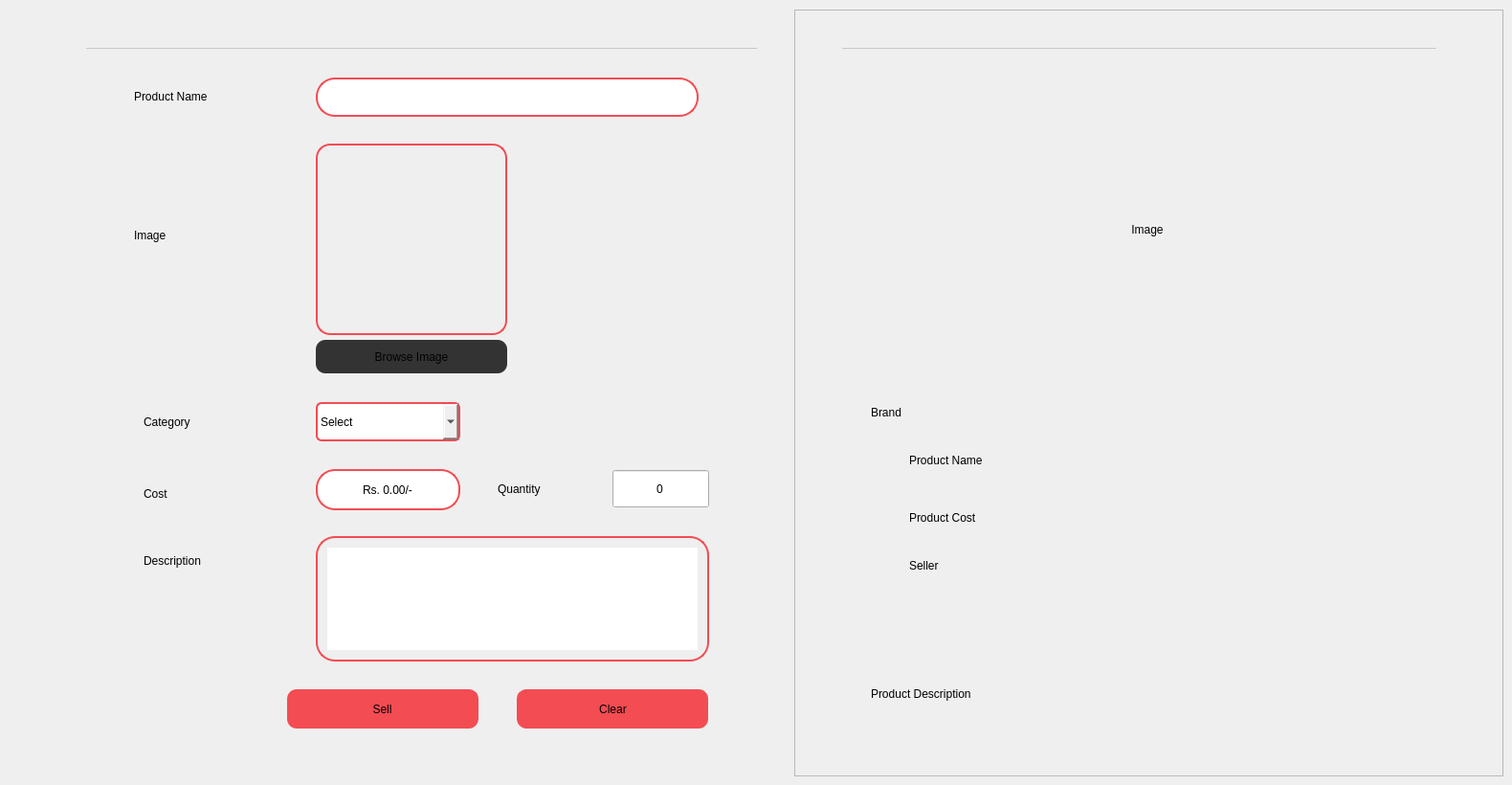
     <widget class="QWidget" name="Sell">
      <widget class="QFrame" name="frm_Add">
       <property name="geometry">
        <rect>
         <x>90</x>
         <y>50</y>
         <width>701</width>
         <height>761</height>
        </rect>
       </property>
       <property name="styleSheet">
        <string notr="true">#frm_Add {
	border-top: 1px solid rgb(200, 200, 200);
}</string>
       </property>
       <property name="frameShape">
        <enum>QFrame::StyledPanel</enum>
       </property>
       <property name="frameShadow">
        <enum>QFrame::Raised</enum>
       </property>
       <widget class="QPushButton" name="btn_BrowseImage">
        <property name="geometry">
         <rect>
          <x>240</x>
          <y>305</y>
          <width>200</width>
          <height>35</height>
         </rect>
        </property>
        <property name="cursor">
         <cursorShape>PointingHandCursor</cursorShape>
        </property>
        <property name="styleSheet">
         <string notr="true">#btn_BrowseImage {
	background: rgb(51, 51, 51);
	border-radius: 10px
}

#btn_BrowseImage:hover {
	background: rgb(0, 0, 0);
}</string>
        </property>
        <property name="text">
         <string>Browse Image</string>
        </property>
       </widget>
       <widget class="QLabel" name="lbl_SellDescrption">
        <property name="geometry">
         <rect>
          <x>60</x>
          <y>520</y>
          <width>100</width>
          <height>31</height>
         </rect>
        </property>
        <property name="toolTip">
         <string>Add an Image to Accentuate your product</string>
        </property>
        <property name="styleSheet">
         <string notr="true">border: none;</string>
        </property>
        <property name="text">
         <string>Description</string>
        </property>
       </widget>
       <widget class="QPushButton" name="btn_AddClear">
        <property name="geometry">
         <rect>
          <x>450</x>
          <y>670</y>
          <width>200</width>
          <height>41</height>
         </rect>
        </property>
        <property name="cursor">
         <cursorShape>PointingHandCursor</cursorShape>
        </property>
        <property name="styleSheet">
         <string notr="true">#btn_AddClear {
	border-left: 1px solid rgb(243, 76, 83);
	border-radius: 10px;
	background: rgb(243, 76, 83);
}

#btn_AddClear:hover {
	background: rgb(255, 50, 60) 
}</string>
        </property>
        <property name="text">
         <string>Clear</string>
        </property>
       </widget>
       <widget class="QTextEdit" name="txt_ProductDescription">
        <property name="geometry">
         <rect>
          <x>240</x>
          <y>510</y>
          <width>411</width>
          <height>131</height>
         </rect>
        </property>
        <property name="cursor" stdset="0">
         <cursorShape>IBeamCursor</cursorShape>
        </property>
        <property name="focusPolicy">
         <enum>Qt::ClickFocus</enum>
        </property>
        <property name="styleSheet">
         <string notr="true">border: 2px solid rgb(243, 76, 83);
border-radius: 20px;
padding: 10px;
</string>
        </property>
       </widget>
       <widget class="QLabel" name="lbl_SellProductImage">
        <property name="geometry">
         <rect>
          <x>240</x>
          <y>100</y>
          <width>200</width>
          <height>200</height>
         </rect>
        </property>
        <property name="cursor">
         <cursorShape>IBeamCursor</cursorShape>
        </property>
        <property name="focusPolicy">
         <enum>Qt::TabFocus</enum>
        </property>
        <property name="styleSheet">
         <string notr="true">border: 2px solid rgb(243, 76, 83);
border-radius: 15px;</string>
        </property>
        <property name="text">
         <string/>
        </property>
       </widget>
       <widget class="QLineEdit" name="txt_ProductName">
        <property name="geometry">
         <rect>
          <x>240</x>
          <y>31</y>
          <width>400</width>
          <height>41</height>
         </rect>
        </property>
        <property name="styleSheet">
         <string notr="true">border: 2px solid rgb(243, 76, 83);
border-radius: 20px;
padding-left: 10px;
padding-right: 10px;</string>
        </property>
       </widget>
       <widget class="QLabel" name="lbl_SellProductName">
        <property name="geometry">
         <rect>
          <x>50</x>
          <y>30</y>
          <width>171</width>
          <height>41</height>
         </rect>
        </property>
        <property name="text">
         <string>Product Name</string>
        </property>
       </widget>
       <widget class="QPushButton" name="btn_Sell">
        <property name="geometry">
         <rect>
          <x>210</x>
          <y>670</y>
          <width>200</width>
          <height>41</height>
         </rect>
        </property>
        <property name="cursor">
         <cursorShape>PointingHandCursor</cursorShape>
        </property>
        <property name="styleSheet">
         <string notr="true">#btn_Sell {
	border-right: 1px solid rgb(243, 76, 83);
	border-radius: 10px;
	background: rgb(243, 76, 83);
}

#btn_Sell:hover {
	background: rgb(255, 50, 60);
}</string>
        </property>
        <property name="text">
         <string>Sell</string>
        </property>
       </widget>
       <widget class="QLabel" name="lbl_SellImage">
        <property name="geometry">
         <rect>
          <x>50</x>
          <y>180</y>
          <width>100</width>
          <height>31</height>
         </rect>
        </property>
        <property name="toolTip">
         <string>Add an Image to Accentuate your product</string>
        </property>
        <property name="styleSheet">
         <string notr="true">border: none;</string>
        </property>
        <property name="text">
         <string>Image</string>
        </property>
       </widget>
       <widget class="QComboBox" name="cmbx_Category">
        <property name="geometry">
         <rect>
          <x>240</x>
          <y>370</y>
          <width>151</width>
          <height>41</height>
         </rect>
        </property>
        <property name="styleSheet">
         <string notr="true">border: 2px solid rgb(243, 76, 83);
border-radius: 6px;</string>
        </property>
        <item>
         <property name="text">
          <string>Select</string>
         </property>
        </item>
       </widget>
       <widget class="QLabel" name="lbl_Category">
        <property name="geometry">
         <rect>
          <x>60</x>
          <y>370</y>
          <width>141</width>
          <height>41</height>
         </rect>
        </property>
        <property name="text">
         <string>Category</string>
        </property>
       </widget>
       <widget class="QSpinBox" name="spinBox">
        <property name="geometry">
         <rect>
          <x>550</x>
          <y>440</y>
          <width>101</width>
          <height>41</height>
         </rect>
        </property>
        <property name="alignment">
         <set>Qt::AlignCenter</set>
        </property>
        <property name="buttonSymbols">
         <enum>QAbstractSpinBox::NoButtons</enum>
        </property>
        <property name="suffix">
         <string/>
        </property>
       </widget>
       <widget class="QLabel" name="lbl_Quantity">
        <property name="geometry">
         <rect>
          <x>430</x>
          <y>440</y>
          <width>81</width>
          <height>41</height>
         </rect>
        </property>
        <property name="text">
         <string>Quantity</string>
        </property>
       </widget>
       <widget class="QLabel" name="lbl_SellCost">
        <property name="geometry">
         <rect>
          <x>60</x>
          <y>450</y>
          <width>100</width>
          <height>31</height>
         </rect>
        </property>
        <property name="toolTip">
         <string>Add an Image to Accentuate your product</string>
        </property>
        <property name="styleSheet">
         <string notr="true">border: none;</string>
        </property>
        <property name="text">
         <string>Cost</string>
        </property>
       </widget>
       <widget class="QDoubleSpinBox" name="dspb_Cost">
        <property name="geometry">
         <rect>
          <x>240</x>
          <y>440</y>
          <width>151</width>
          <height>43</height>
         </rect>
        </property>
        <property name="cursor">
         <cursorShape>IBeamCursor</cursorShape>
        </property>
        <property name="styleSheet">
         <string notr="true">border: 2px solid rgb(243, 76, 83);
border-radius: 20px;
padding: 2px;</string>
        </property>
        <property name="alignment">
         <set>Qt::AlignCenter</set>
        </property>
        <property name="buttonSymbols">
         <enum>QAbstractSpinBox::NoButtons</enum>
        </property>
        <property name="prefix">
         <string>Rs. </string>
        </property>
        <property name="suffix">
         <string>/-</string>
        </property>
        <property name="maximum">
         <double>1000000.000000000000000</double>
        </property>
        <property name="stepType">
         <enum>QAbstractSpinBox::DefaultStepType</enum>
        </property>
       </widget>
      </widget>
      <widget class="QLabel" name="lbl_AddProduct">
       <property name="geometry">
        <rect>
         <x>90</x>
         <y>0</y>
         <width>151</width>
         <height>41</height>
        </rect>
       </property>
       <property name="styleSheet">
        <string notr="true">color: rgb(240, 240, 240);</string>
       </property>
       <property name="text">
        <string>Add/Edit Product</string>
       </property>
      </widget>
      <widget class="QFrame" name="frm_Previrew">
       <property name="geometry">
        <rect>
         <x>830</x>
         <y>10</y>
         <width>741</width>
         <height>801</height>
        </rect>
       </property>
       <property name="styleSheet">
        <string notr="true">#frm_Previrew {border-left: 1px solid rgb(200, 200, 200);}</string>
       </property>
       <property name="frameShape">
        <enum>QFrame::StyledPanel</enum>
       </property>
       <property name="frameShadow">
        <enum>QFrame::Raised</enum>
       </property>
       <widget class="QLabel" name="lbl_AfterLook">
        <property name="geometry">
         <rect>
          <x>90</x>
          <y>0</y>
          <width>91</width>
          <height>41</height>
         </rect>
        </property>
        <property name="styleSheet">
         <string notr="true">color: rgb(240, 240, 240);</string>
        </property>
        <property name="text">
         <string>After Look</string>
        </property>
       </widget>
       <widget class="QFrame" name="frm_Divider">
        <property name="geometry">
         <rect>
          <x>50</x>
          <y>40</y>
          <width>621</width>
          <height>20</height>
         </rect>
        </property>
        <property name="styleSheet">
         <string notr="true">#frm_Divider {
	border-top: 1px solid rgb(200, 200, 200);
}</string>
        </property>
        <property name="frameShape">
         <enum>QFrame::StyledPanel</enum>
        </property>
        <property name="frameShadow">
         <enum>QFrame::Raised</enum>
        </property>
       </widget>
       <widget class="QLabel" name="lbl_AfterProductImage">
        <property name="geometry">
         <rect>
          <x>69</x>
          <y>70</y>
          <width>600</width>
          <height>321</height>
         </rect>
        </property>
        <property name="cursor">
         <cursorShape>IBeamCursor</cursorShape>
        </property>
        <property name="focusPolicy">
         <enum>Qt::TabFocus</enum>
        </property>
        <property name="styleSheet">
         <string notr="true"/>
        </property>
        <property name="text">
         <string>Image</string>
        </property>
        <property name="alignment">
         <set>Qt::AlignCenter</set>
        </property>
       </widget>
       <widget class="QLabel" name="lbl_AftreBrand">
        <property name="geometry">
         <rect>
          <x>80</x>
          <y>400</y>
          <width>661</width>
          <height>41</height>
         </rect>
        </property>
        <property name="text">
         <string>Brand</string>
        </property>
       </widget>
       <widget class="QLabel" name="lbl_AfterProductName">
        <property name="geometry">
         <rect>
          <x>120</x>
          <y>450</y>
          <width>621</width>
          <height>41</height>
         </rect>
        </property>
        <property name="text">
         <string>Product Name</string>
        </property>
       </widget>
       <widget class="QLabel" name="lbl_AfterSeller">
        <property name="geometry">
         <rect>
          <x>120</x>
          <y>560</y>
          <width>621</width>
          <height>41</height>
         </rect>
        </property>
        <property name="text">
         <string>Seller</string>
        </property>
       </widget>
       <widget class="QLabel" name="lbl_AfterProductCost">
        <property name="geometry">
         <rect>
          <x>120</x>
          <y>510</y>
          <width>621</width>
          <height>41</height>
         </rect>
        </property>
        <property name="text">
         <string>Product Cost</string>
        </property>
       </widget>
       <widget class="QLabel" name="lbl_AfterProductDescription">
        <property name="geometry">
         <rect>
          <x>80</x>
          <y>620</y>
          <width>661</width>
          <height>191</height>
         </rect>
        </property>
        <property name="styleSheet">
         <string notr="true"/>
        </property>
        <property name="text">
         <string>&lt;html&gt;&lt;head/&gt;&lt;body&gt;&lt;p&gt;Product Description&lt;/p&gt;&lt;/body&gt;&lt;/html&gt;</string>
        </property>
        <property name="alignment">
         <set>Qt::AlignLeading|Qt::AlignLeft|Qt::AlignVCenter</set>
        </property>
       </widget>
      </widget>
     </widget>
